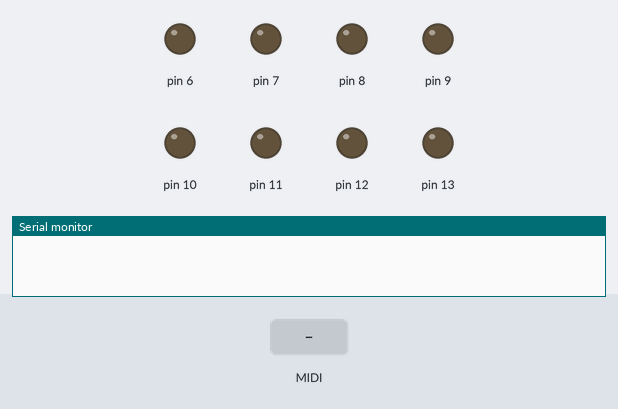
Bench run of a sketch on a simulated Arduino Uno, built with avr-gcc and run on an emulated ATmega328P. On the bench: output pins drawn as LEDs (lit = HIGH), the last lines printed to the serial monitor. Inputs (shaded band) come from the test bench. MIDI output is not drawn.

Above: at 1.2 s.
1.3 s: MIDI note 60 received
At 2.2 s:
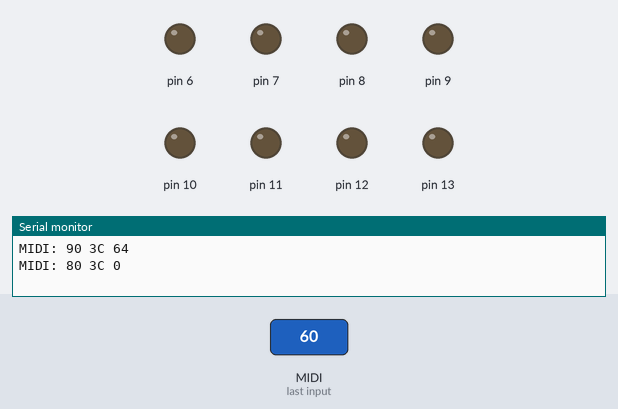
2.8 s: MIDI note 64 received
At 3.3 s:
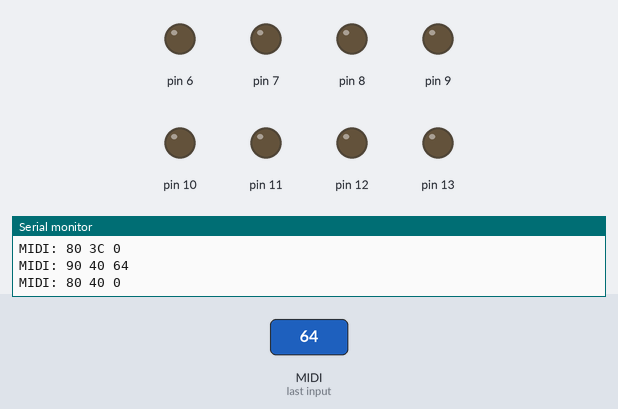
4.3 s: MIDI note 67 received
At 5.5 s:
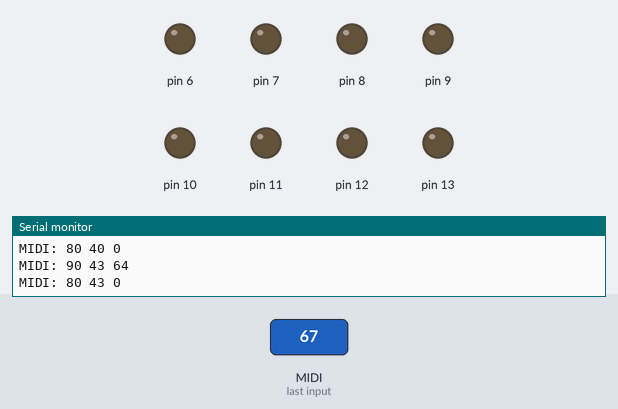
5.8 s: MIDI note 72 received
At 6.7 s:
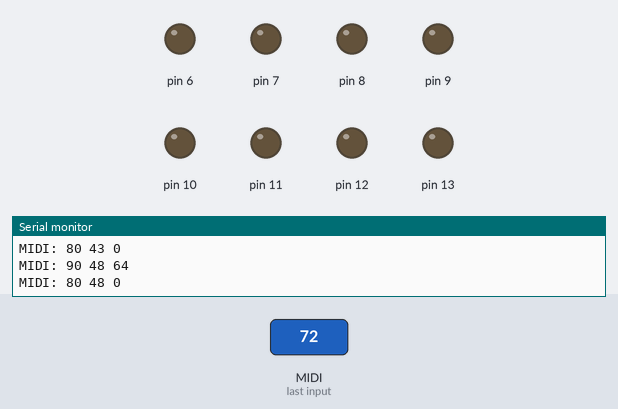
Timing chart, 0 to 8.3 s (numbered marks = the images above; inputs shaded):
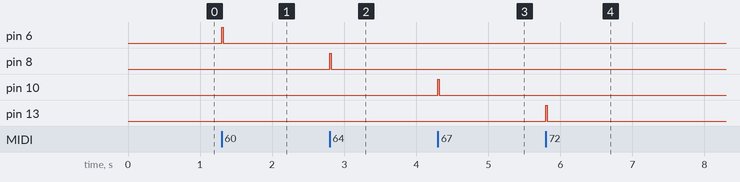

Measured:
- after the input at 1.3 s, pin 6: LOW → HIGH at once, → LOW 0.02 s later
- after the input at 2.8 s, pin 8: LOW → HIGH at once, → LOW 0.02 s later
- after the input at 4.3 s, pin 10: LOW → HIGH at once, → LOW 0.02 s later
- after the input at 5.8 s, pin 13: LOW → HIGH at once, → LOW 0.02 s later

The sketch:

via_midi.ino
```cpp
/*
 * Control drums via MIDI.
 */

// By default, we use our own software serial implementation for midi i/o, since the version
// from the Arduino library has some severe deficiencies (eg. completly blocks while sending
// and receiving.
#define  USE_ARDUINO_SOFT_SERIAL  0  // set to 1 to use the built-in arduino software serial

//=============================================================================================================
// Midi stuff

#include <MIDI.h>  // Arduino midi library (not a standard library, must be installed

#if USE_ARDUINO_SOFT_SERIAL
    #include <SoftwareSerial.h>
    SoftwareSerial soft_serial(2,3);
    MIDI_CREATE_INSTANCE(SoftwareSerial, soft_serial, MIDI);
#else
    #include "midi_serial.h"
    MidiSoftwareSerial  midi_soft_serial;
    MIDI_CREATE_INSTANCE(MidiSoftwareSerial, midi_soft_serial, MIDI);
    // :NOTE: We can not use midi (small letters) as name for the midi-object,
    //   since the library already uses this name for the namespace
#endif

//=============================================================================================================
// Trommelbold

#include "trommelbold.h"
Trommelbold drum;

//=============================================================================================================
void setup()
{
    // :NOTE: Hen using the built-in software serial class, it is import ant to set the hardware serial baudrate
    //   SMALLER than the software serial baudrate (31250 for midi). When using our custom software serial
    //   implementation, this is no issue.
    Serial.begin(19200);

    // Listen to MIDI on all channels
    MIDI.begin(MIDI_CHANNEL_OMNI);

    // :NOTE: Per default, the midi class resends every received event to the midi out port immediately
    //  (software "midi through" function).  With the built-in software serial class, this will go horribly
    //  wrong, since it completely blocks during send, and therefore misses further input events.
    #if  USE_ARDUINO_SOFT_SERIAL
        // :NOTE: Turn Thru function off AFTER calling MIDI.begin (will be re-activated by MIDI.begin).
        MIDI.turnThruOff();
    #else
        MIDI.turnThruOn();
    #endif
}

//=============================================================================================================

void loop() {
  drum.tick();
  midi_tick();
}

//=============================================================================================================

void midi_tick()
{
    uint8_t stat = 0, note = 0, vel = 0;
    int8_t chan = -1;
    if (MIDI.read())
    {
        stat = MIDI.getType();
        switch(stat)
        {
            case midi::NoteOn:
            case midi::NoteOff:
                note = MIDI.getData1();
                vel =  MIDI.getData2();
                print_midi(stat, note, vel);
                chan = midi_note_to_drum(note);
                if (chan>=0) {
                    if (stat == midi::NoteOn)
                         drum.hit( chan, 20 );
                    else drum.release( chan );
                }
            break;
        }
    }
}

#define MIDI_BASE_NOTE  60
int8_t midi_note_to_drum(uint8_t note)
{
    switch (note)
    {
        case MIDI_BASE_NOTE +  0: return 0;
        case MIDI_BASE_NOTE +  2: return 1;
        case MIDI_BASE_NOTE +  4: return 2;
        case MIDI_BASE_NOTE +  5: return 3;
        case MIDI_BASE_NOTE +  7: return 4;
        case MIDI_BASE_NOTE +  9: return 5;
        case MIDI_BASE_NOTE + 11: return 6;
        case MIDI_BASE_NOTE + 12: return 7;
    }
    return -1;
}


void print_midi(uint8_t stat, uint8_t data1, uint8_t data2)
{
    Serial.print("MIDI: "); Serial.print(stat, HEX);
    Serial.print(" "); Serial.print(data1, HEX);
    Serial.print(" "); Serial.println(data2, HEX);
}
```

midi_serial.h
```cpp
#ifndef MIDI_SERIAL_H
#define MIDI_SERIAL_H
#ifdef __cplusplus
  extern "C" {
#endif

#include <stdint.h>
#include <stddef.h>

//====================================================================================================

/*  A simple software serial port.
 *  Data is received on Arduino pin 2 (RD2), which is also the external INT0 interrupt pin.
 *  The baudrate is fixed to 31250 baud (=1Mhz/32) for MIDI.
 *  The implementation uses the INT0 interrupt and the timer 2 output compare match interrupts.
 *  ==> PWM on pins 3 and 11 (those are controlled by timer 2 and the attachInterrupt() function
 *      (uses the INT0 interrupt) can not be used.
 */

//---------------------------------------------------------------------------------------------------
// Public functions

void midi_rx_init(void);         // Initialize receive engine.
int  midi_rx_available(void);    // Returns the number of bytes in receive buffer.
int  midi_rx_read(void);         // Read and remove the next byte from the receive buffer. Returns -1 if the receive buffer is empty.
int  midi_rx_peek(void);         // Get the next byte from the receive buffer, without removing it. Returns -1 if the receive buffer is empty.
void midi_rx_clear(void);        // Clears the receive buffer and any partly received data.

void midi_tx_init(void);            // Initialize transmit engine
void midi_tx_write(uint8_t data);   // Write one byte to the transmit buffer. If the buffer is currently empty, the transmission will start immediately.
int  midi_tx_pending(void);         // Returns the number of bytes waiting in transmit buffer.
int  midi_tx_available(void);       // Returns the free space in the transmit queue.
void midi_tx_clear(void);           // Clears the transmit buffers. Ongoing transmissions will not be canceled.
void midi_tx_flush(void);           // Waits until the ouput buffer has been emptied

//=====================================================================================================

#ifdef __cplusplus
  }  // extern "C"

//==============================================================================================

/*  MidiSoftwareSerial class is just a C++ wrapper or the midi_serial software serial implementation.
 *  It provides an interface that is code-compatible to Arduino's Serial an SoftwarSerial classes,
 *  and thus can be used with the Arduino MIDI library.
 */

//---------------------------------------------------------------------------------------------------

class MidiSoftwareSerial
{
  public:
    MidiSoftwareSerial() { }   // nothing to do here
    int available(void)  { return midi_rx_available(); }
    int peek(void)  { return midi_rx_peek(); }
    int read(void)  { return midi_rx_read(); }
    int availableForWrite(void)  { return midi_tx_available(); }
    void flush(void)  { midi_tx_flush(); };

    void begin(unsigned long ignored = 0)
      {
        bool is_initiated = 0;  // :NOTE: will be shared by all instances. Prevents multible calls to init
        if (!is_initiated)
        {
          midi_rx_init();
          midi_tx_init();
          is_initiated = 1;
        }
      }

    size_t write(uint8_t data)
      {
        midi_tx_write(data);
        return 1;
      }
};

//==============================================================================================

#endif // __cplusplus
#endif // MIDI_SERIAL_H
```

trommelbold.h
```cpp
#ifndef DRUMBOLD_H
#define DRUMBOLD_H

//=============================================================================================================

#include <Arduino.h>

//=============================================================================================================

#define  N_CHAN             8    // number of attached drum channels
#define  DEF_DRUM_PORTS     {6, 7, 8, 9, 10, 11, 12, 13}
#define  DEF_BEAT_DURATION  20   // ms
#define  MAX_BEAT_DURATION  250
#define  MAX_BEATS          3    // maximum number of simultaneous beats

//=============================================================================================================

class Trommelbold
{
  public:

    uint8_t drum_ports[N_CHAN];
    uint16_t def_beat_duration;
    uint16_t max_beat_duration;
    uint8_t max_active_beats;

  protected:

    struct {
      uint8_t active;
      uint32_t ms_beat_start;
      uint32_t ms_beat_duration;
    } chan_state[N_CHAN];
    uint8_t  n_active_beats = 0;  // Keep count of total active channels


  public:

//---------------------------------------------------------------------------------------------------------------

    Trommelbold() :
      drum_ports DEF_DRUM_PORTS, def_beat_duration(DEF_BEAT_DURATION),
      max_beat_duration(MAX_BEAT_DURATION), max_active_beats(MAX_BEATS), n_active_beats(0)
      {
        // Intialize channels
        for (int ch=0; ch<N_CHAN; ch++)
        {
          digitalWrite( drum_ports[ch], 0 );
          pinMode( drum_ports[ch], OUTPUT );
          chan_state[ch].active = 1;
        }

      }

//---------------------------------------------------------------------------------------------------------------

    void hit(uint8_t chan)  {  hit(chan, def_beat_duration);  }

    void hit(uint8_t chan, uint16_t ms_duration)
      {
        if (chan>=N_CHAN) return;
        digitalWrite( drum_ports[chan], 1 );
        chan_state[chan].ms_beat_start = millis();
        chan_state[chan].ms_beat_duration = min( ms_duration, max_beat_duration);

        if (!chan_state[chan].active)
        {
          // Channel was not active before.
          n_active_beats ++;
          while (n_active_beats > max_active_beats)
          {
            // Too many simulatneous beats. Release oldest
            uint32_t max_age = 0, now = millis();
            int8_t  oldest = -1;
            for (uint8_t ch=0; ch<N_CHAN; ch++)
            {
              if (chan_state[ch].active)
              {
                uint32_t age = now - chan_state[ch].ms_beat_start;
                if (age > max_age)
                {
                  oldest = ch;
                  max_age = age;
                }
              }
            }
            if (oldest == -1) break;  // No active channel found. This should NOT happen normally.
            else release(oldest);
          }

          // Now mark new beat channel as active
          chan_state[chan].active = 1;
        }

      }

//---------------------------------------------------------------------------------------------------------------

    void release(uint8_t chan)
      {
        if (chan>=N_CHAN) return;
        digitalWrite( drum_ports[chan], 0 );
        if (chan_state[chan].active)
        {
          chan_state[chan].active = 0;
          if (n_active_beats > 0) n_active_beats --;  // Should always be true normally.
        }
      }

//---------------------------------------------------------------------------------------------------------------

    void release_all(void)
      {
        for (int ch=0; ch<N_CHAN; ch++)
        {
          digitalWrite( drum_ports[ch], 0 );
          chan_state[ch].active = 0;
        }
        n_active_beats = 0;
      }

//---------------------------------------------------------------------------------------------------------------

    void tick(void)
      {
        int32_t now = millis();
        for (uint8_t ch=0; ch<N_CHAN; ch++)
          if (chan_state[ch].active)
            if ( now - chan_state[ch].ms_beat_start >= chan_state[ch].ms_beat_duration )
              release(ch);
      }

//---------------------------------------------------------------------------------------------------------------

}; // End class Trommelbold

//=============================================================================================================

#endif // DRUMBOLD_H
```
